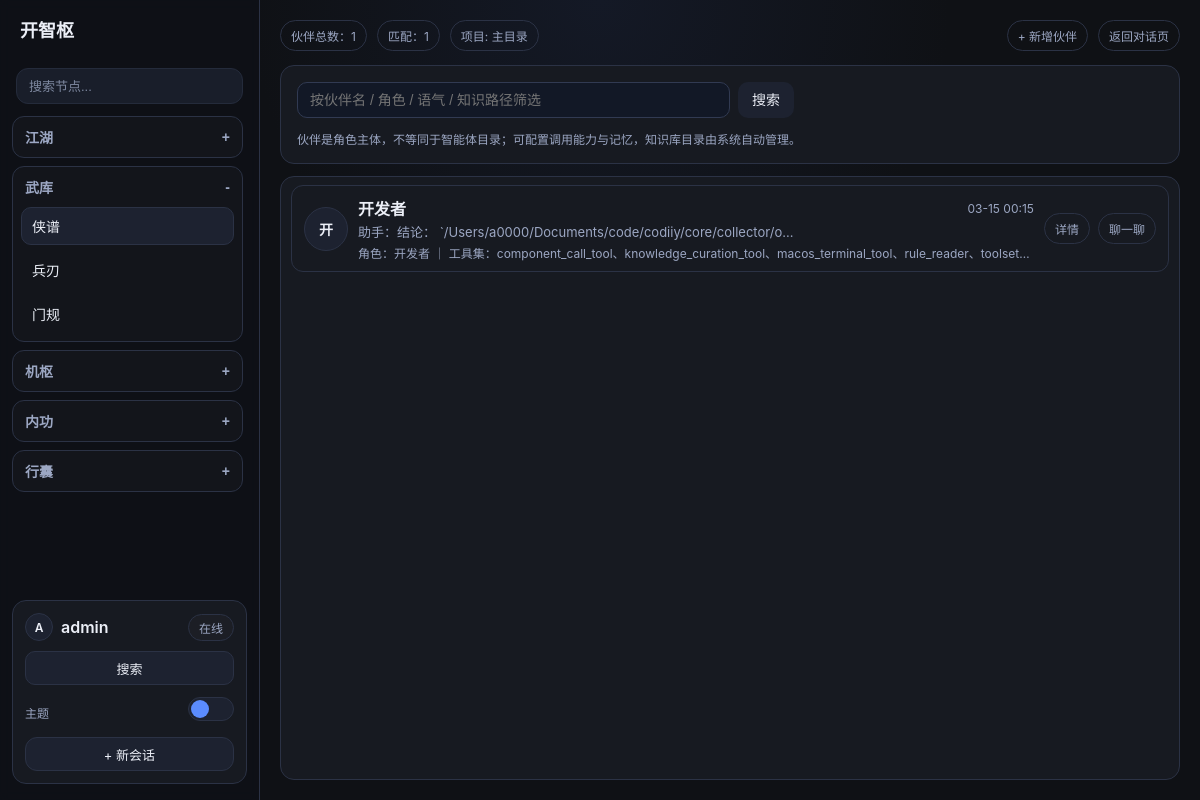
The app's page /companions/ (signed in), older data.
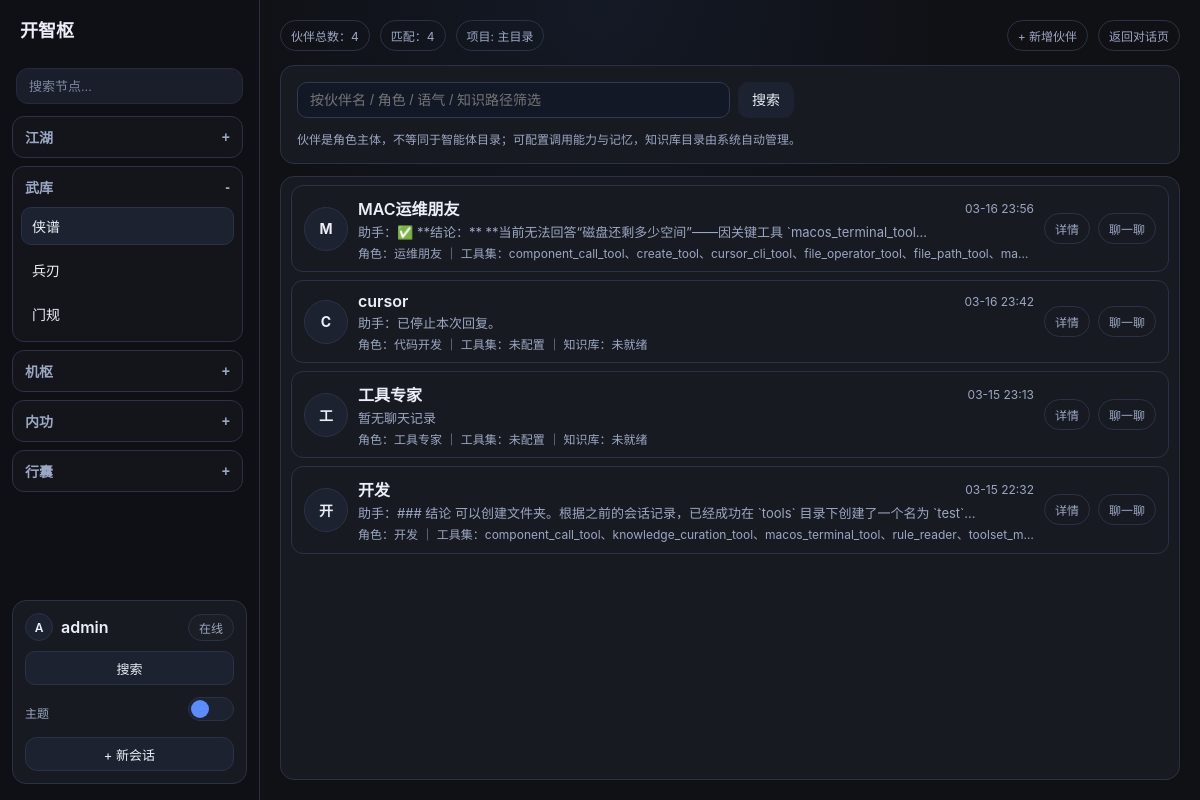
The same page, newer data.
### collector/models.py (models this page shows, shortened)
class Project(models.Model):
    name = models.CharField(max_length=100, verbose_name="项目名称")
    path = models.CharField(max_length=500, verbose_name="项目路径", help_text="项目根目录路径，需求文档将保存到该目录下的 doc/01-or 文件夹")
    description = models.TextField(blank=True, verbose_name="项目描述")
    is_default = models.BooleanField(default=False, verbose_name="是否默认项目")
    llm_model = models.ForeignKey(
        LLMModel,
        on_delete=models.SET_NULL,
        null=True,
        blank=True,
        verbose_name="默认大模型",
        help_text="项目默认使用的大语言模型，不设置则使用系统默认模型"
    )
    created_by = models.ForeignKey(
        settings.AUTH_USER_MODEL,
        on_delete=models.CASCADE,
        related_name="projects",
        verbose_name="创建人",
    )
    created_at = models.DateTimeField(auto_now_add=True, verbose_name="创建时间")
    updated_at = models.DateTimeField(auto_now=True, verbose_name="更新时间")
    class Meta:
        ordering = ["-is_default", "-updated_at"]
        verbose_name = "项目"
        verbose_name_plural = "项目"

class CompanionProfile(models.Model):
    LLM_ROUTING_MANUAL = "manual"
    LLM_ROUTING_AUTO = "auto"
    LLM_ROUTING_CHOICES = [
        (LLM_ROUTING_MANUAL, "手动模式"),
        (LLM_ROUTING_AUTO, "自动模式"),
    ]
    LLM_SOURCE_API = "api"
    LLM_SOURCE_LOCAL = "local"
    LLM_SOURCE_CHOICES = [
        (LLM_SOURCE_API, "大模型 API"),
        (LLM_SOURCE_LOCAL, "本地模型"),
    ]
    name = models.CharField(max_length=80, verbose_name="伙伴标识")
    display_name = models.CharField(max_length=120, blank=True, verbose_name="展示名称")
    role_title = models.CharField(max_length=120, blank=True, verbose_name="角色名称")
    persona = models.TextField(blank=True, verbose_name="角色描述")
    tone = models.CharField(max_length=120, blank=True, verbose_name="回复语气")
    memory_notes = models.TextField(blank=True, verbose_name="记忆摘要")
    llm_routing_mode = models.CharField(
        max_length=20,
        choices=LLM_ROUTING_CHOICES,
        default=LLM_ROUTING_MANUAL,
        verbose_name="模型路由模式",
    )
    llm_source_type = models.CharField(
        max_length=20,
        choices=LLM_SOURCE_CHOICES,
        default=LLM_SOURCE_API,
        verbose_name="模型来源",
    )
    llm_api_config = models.ForeignKey(
        LLMApiConfig,
        on_delete=models.SET_NULL,
        related_name="companion_profiles",
        null=True,
        blank=True,
        verbose_name="API 模型配置",
    )
    local_llm_config = models.ForeignKey(
        LocalLLMConfig,
        on_delete=models.SET_NULL,
        related_name="companion_profiles",
        null=True,
        blank=True,
        verbose_name="本地模型配置",
    )
    default_model_name = models.CharField(max_length=120, blank=True, verbose_name="默认使用模型")
    backup_model_tokens = models.JSONField(default=list, blank=True, verbose_name="备用模型列表")
    allowed_agent_modules_text = models.CharField(
        max_length=200,
        blank=True,
        verbose_name="可调用智能体模块",
        help_text="逗号分隔，如 mindforge,skills",
    )
    allowed_control_modules_text = models.CharField(
        max_length=200,
        blank=True,
        verbose_name="可调用组件模块",
        help_text="逗号分隔，如 observe,handle",
    )
    allowed_toolsets_text = models.CharField(
        max_length=300,
        blank=True,
        verbose_name="可调用工具集",
        help_text="逗号分隔，如 component_call_tool,knowledge_curation_tool",
    )
    allowed_control_components_text = models.TextField(
        blank=True,
        verbose_name="可调用组件",
        help_text="逗号分隔 component_key，如 handle.file_reader_component",
    )
    allowed_control_functions_text = models.TextField(
        blank=True,
        verbose_name="可调用组件 API",
        help_text="逗号分隔函数路径，如 component.observe.understand_current_screen",
    )
    adapter_type = models.CharField(
        max_length=40,
        blank=True,
        default="",
        verbose_name="adapter 类型",
        help_text="外部 agent adapter 类型标识，如 process、http；空值表示不使用 adapter",
    )
    adapter_config = models.JSONField(
        default=dict,
        blank=True,
        verbose_name="adapter 配置",
        help_text="adapter 专属配置参数，JSON 格式",
    )
    knowledge_path = models.CharField(
        max_length=300,
        blank=True,
        verbose_name="知识库路径",
        help_text="相对项目根目录，如 data/companions/er-gou/knowledge",
    )
    is_active = models.BooleanField(default=True, verbose_name="是否启用")
    project = models.ForeignKey(
        Project,
        on_delete=models.CASCADE,
        related_name="companions",
        verbose_name="所属项目",
        null=True,
        blank=True,
    )
    created_by = models.ForeignKey(
        settings.AUTH_USER_MODEL,
        on_delete=models.CASCADE,
        related_name="companions",
        verbose_name="创建人",
    )
    created_at = models.DateTimeField(auto_now_add=True, verbose_name="创建时间")
    updated_at = models.DateTimeField(auto_now=True, verbose_name="更新时间")
    class Meta:
        verbose_name = "伙伴配置"
        verbose_name_plural = "伙伴配置"
        ordering = ["-updated_at", "name"]
        constraints = [
            models.UniqueConstraint(fields=["created_by", "project", "name"], name="uniq_user_project_companion"),
        ]
    def get_allowed_agent_modules(self):
        return [item for item in self.allowed_agent_modules_text.split(",") if item]
    def get_allowed_control_modules(self):
        return [item for item in self.allowed_control_modules_text.split(",") if item]
    def get_allowed_toolsets(self):
        return [item for item in self.allowed_toolsets_text.split(",") if item]
    def get_allowed_control_components(self):
        return [item for item in self.allowed_control_components_text.split(",") if item]
    def get_allowed_control_functions(self):
        return [item for item in self.allowed_control_functions_text.split(",") if item]

class RequirementMessage(models.Model):
    ROLE_USER = "user"
    ROLE_ASSISTANT = "assistant"
    ROLE_CHOICES = [
        (ROLE_USER, "用户"),
        (ROLE_ASSISTANT, "助手"),
    ]
    session = models.ForeignKey(
        RequirementSession,
        on_delete=models.CASCADE,
        related_name="messages",
        verbose_name="所属会话",
    )
    role = models.CharField(max_length=20, choices=ROLE_CHOICES, verbose_name="角色")
    content = models.TextField(verbose_name="消息内容")
    attachment = models.FileField(upload_to="chat_attachments/", blank=True, null=True, verbose_name="上传附件")
    created_at = models.DateTimeField(auto_now_add=True, verbose_name="创建时间")
    class Meta:
        ordering = ["created_at"]
        verbose_name = "需求消息"
        verbose_name_plural = "需求消息"

class RequirementSession(models.Model):
    PHASE_COLLECTING = "collecting"  # 第一阶段：收集需求
    PHASE_ORGANIZING = "organizing"  # 第二阶段：整理需求
    PHASE_COMPLETED = "completed"    # 已完成
    PHASE_CHOICES = [
        (PHASE_COLLECTING, "需求收集中"),
        (PHASE_ORGANIZING, "需求整理中"),
        (PHASE_COMPLETED, "已完成"),
    ]
    title = models.CharField(max_length=200, verbose_name="标题")
    content = models.TextField(verbose_name="原始需求内容")
    phase = models.CharField(
        max_length=20,
        choices=PHASE_CHOICES,
        default=PHASE_COLLECTING,
        verbose_name="会话阶段"
    )
    project = models.ForeignKey(
        Project,
        on_delete=models.CASCADE,
        related_name="sessions",
        verbose_name="所属项目",
        null=True,
        blank=True,
    )
    created_by = models.ForeignKey(
        settings.AUTH_USER_MODEL,
        on_delete=models.CASCADE,
        related_name="requirement_sessions",
        verbose_name="创建人",
    )
    created_at = models.DateTimeField(auto_now_add=True, verbose_name="创建时间")
    updated_at = models.DateTimeField(auto_now=True, verbose_name="更新时间")
    class Meta:
        ordering = ["-updated_at"]
        verbose_name = "需求会话"
        verbose_name_plural = "需求会话"

### collector/views.py (the view)
# urls.py: path("companions/", views.companion_list, name="companion_list"),
@login_required
def companion_list(request):
    keyword = request.GET.get("q", "").strip()
    context = _build_chat_context(request)
    current_project = context.get("current_project")
    companions = (
        CompanionProfile.objects.filter(created_by=request.user, project=current_project)
        .select_related("llm_api_config", "local_llm_config")
        .order_by("-updated_at", "name")
    )
    all_items = _build_companion_items(
        companions,
        current_project=current_project,
        keyword="",
        user=request.user,
        order_by_chat_time=True,
    )
    filtered_items = _build_companion_items(
        companions,
        current_project=current_project,
        keyword=keyword,
        user=request.user,
        order_by_chat_time=True,
    )
    context.update(
        {
            "current_nav": "companions",
            "companion_keyword": keyword,
            "companion_items": filtered_items,
            "companion_total": len(all_items),
            "companion_filtered": len(filtered_items),
            "companion_agent_module_map": ALLOWED_AGENT_MODULES,
            "companion_control_module_map": ALLOWED_CONTROL_MODULES,
        }
    )
    return render(request, "collector/companion_list.html", context)

### templates/collector/companion_list.html (shortened to what this page needs)
{% extends "base.html" %}
{% block content %}
<div class="app-shell app-shell-companion">
    <aside class="sidebar sidebar-menu">
        {% include "collector/partials/sidebar_menu.html" %}
    </aside>
    <main class="main-panel">
        <div class="top-actions">
            <div class="top-actions-left">
                <span class="chip">伙伴总数：{{ companion_total }}</span>
                <span class="chip">匹配：{{ companion_filtered }}</span>
                {% if current_project %}
                <span class="chip" title="{{ current_project.path }}">项目: {{ current_project.name }}</span>
                {% endif %}
            </div>
            <div class="top-actions-right">
                <a class="chip" href="{% url 'companion_create' %}">+ 新增伙伴</a>
                <a class="chip" href="{% url 'session_list' %}">返回对话页</a>
            </div>
        </div>
        <section class="panel">
            <div class="companion-toolbar">
                <form method="get" action="{% url 'companion_list' %}" class="companion-search-form">
                    <input type="text" name="q" value="{{ companion_keyword }}" placeholder="按伙伴名 / 角色 / 语气 / 知识路径筛选" class="companion-search-input">
                    <button type="submit" class="companion-toolbar-btn">搜索</button>
                </form>
            </div>
            <div class="meta">伙伴是角色主体，不等同于智能体目录；可配置调用能力与记忆，知识库目录由系统自动管理。</div>
        </section>
        <section class="conversation panel" style="margin-top: 12px;">
            {% if companion_items %}
            <div class="companion-chat-list">
                {% for item in companion_items %}
                <div class="companion-chat-item">
                    <span class="companion-chat-avatar">{{ item.avatar_text }}</span>
                    <div class="companion-chat-main">
                        <div class="companion-chat-header">
                            <span class="companion-chat-name">{{ item.display_name_or_name }}</span>
                            <span class="companion-chat-time">{% if item.last_chat_at %}{{ item.last_chat_at|date:"m-d H:i" }}{% else %}未聊天{% endif %}</span>
                        </div>
                        <div class="companion-chat-summary">{{ item.last_chat_summary }}</div>
                        <div class="companion-chat-submeta">
                            角色：{{ item.role_title|default:"未配置" }} ｜ 工具集：{{ item.toolsets_text }} ｜ 知识库：{% if item.knowledge_exists %}已关联（{{ item.knowledge_file_count }}）{% else %}未就绪{% endif %}
                        </div>
                    </div>
                    <div class="companion-chat-actions">
                        <a class="chip" href="{% url 'companion_edit' item.obj.id %}">详情</a>
                        <a class="chip" href="{% url 'companion_chat' item.obj.id %}" target="_blank" rel="noopener">聊一聊</a>
                    </div>
                </div>
                {% endfor %}
            </div>
            {% endif %}
        </section>
    </main>
</div>
{% endblock %}

### templates/base.html (shortened to what this page needs)
<!DOCTYPE html>
<html lang="zh-CN">
<head>
</head>
<body data-theme="{{ request.session.ui_theme|default:'dark' }}">
{% block content %}{% endblock %}
</body>
</html>

### templates/collector/partials/sidebar_menu.html (shortened to what this page needs)
<div class="brand" title="{{ menu_labels.system_name_hint }}">{{ menu_labels.system_name }}</div>
<div class="sidebar-search-shell">
    <input type="text" class="sidebar-search-input" placeholder="搜索节点..." aria-label="搜索节点（即将开放）" disabled>
</div>
<div class="menu-tree">
    <section class="menu-section is-open" data-menu-section>
        <button type="button" class="menu-section-toggle" data-menu-toggle>
            <span title="{{ menu_labels.chat_group_hint }}">{{ menu_labels.chat_group }}</span>
            <span class="menu-toggle-mark">-</span>
        </button>
    </section>
    <section class="menu-section {% if current_nav == 'agent_items' or current_nav == 'system_skills' or current_nav == 'system_rules' or current_nav == 'toolset_list' or current_nav == 'companions' %}is-open{% endif %}" data-menu-section>
        <button type="button" class="menu-section-toggle" data-menu-toggle>
            <span title="{{ menu_labels.agent_group_hint }}">{{ menu_labels.agent_group }}</span>
            <span class="menu-toggle-mark"></span>
        </button>
        <div class="menu-section-body">
            <a class="menu-item-link {% if current_nav == 'companions' and not current_companion_nav_id %}active{% endif %}" href="{% url 'companion_list' %}" title="{{ menu_labels.companion_management_hint }}">{{ menu_labels.companion_management }}</a>
            <a class="menu-item-link {% if current_nav == 'toolset_list' %}active{% endif %}" href="{% url 'toolset_list' %}" title="{{ menu_labels.toolset_hint }}">{{ menu_labels.toolset }}</a>
            <a class="menu-item-link {% if current_nav == 'system_rules' %}active{% endif %}" href="{% url 'system_rule_list' %}" title="{{ menu_labels.rules_hint }}">{{ menu_labels.rules }}</a>
        </div>
    </section>
    <section class="menu-section {% if control_active_module %}is-open{% endif %}" data-menu-section>
        <button type="button" class="menu-section-toggle" data-menu-toggle>
            <span title="{{ menu_labels.component_group_hint }}">{{ menu_labels.component_group }}</span>
            <span class="menu-toggle-mark">{% if control_active_module %}-{% else %}+{% endif %}</span>
        </button>
    </section>
    <section class="menu-section {% if current_nav == 'models_api' or current_nav == 'models_local' %}is-open{% endif %}" data-menu-section>
        <button type="button" class="menu-section-toggle" data-menu-toggle>
            <span>{{ menu_labels.model_group }}</span>
            <span class="menu-toggle-mark">{% if current_nav == 'models_api' or current_nav == 'models_local' %}-{% else %}+{% endif %}</span>
        </button>
    </section>
    <section class="menu-section {% if current_nav == 'settings_projects' or current_nav == 'settings_requirements' or current_nav == 'settings_profile' or current_nav == 'settings_admin' %}is-open{% endif %}" data-menu-section>
        <button type="button" class="menu-section-toggle" data-menu-toggle>
            <span>{{ menu_labels.settings_group }}</span>
            <span class="menu-toggle-mark">{% if current_nav == 'settings_projects' or current_nav == 'settings_requirements' or current_nav == 'settings_profile' or current_nav == 'settings_admin' %}-{% else %}+{% endif %}</span>
        </button>
    </section>
</div>
<div class="panel user-card">
    <div class="user-top-row">
        <a class="user-profile-link" href="{% url 'profile_settings' %}" title="进入个人设置">
            <span class="user-avatar" aria-hidden="true">{{ request.user.username|first|upper }}</span>
            <span class="user-name">{{ request.user.username }}</span>
        </a>
        <span class="user-status-chip">在线</span>
    </div>
    <a class="sidebar-search-btn {% if current_nav == 'capability_search' %}active{% endif %}" href="{% url 'capability_search' %}">搜索</a>
    <form action="{% url 'system_settings' %}" method="post" class="user-theme-form" style="margin-top: 12px;">
        <span class="meta" style="margin: 0;">主题</span>
        <label class="sidebar-theme-toggle" for="sidebarThemeToggle">
            <span class="sidebar-theme-slider"></span>
        </label>
    </form>
    <div class="sidebar-bottom-actions">
        <a class="sidebar-new-session-btn" href="{% url 'session_create' %}">+ 新会话</a>
    </div>
</div>

Row changes from the older to the newer data that the page shows:
no longer on this page (row unchanged): RequirementMessage: last_chat_at "03-15 00:15"
added RequirementMessage: last_chat_at "03-16 23:56"
added CompanionProfile: display_name_or_name "cursor", role_title "代码开发"
added RequirementMessage: last_chat_at "03-16 23:42"
added CompanionProfile: display_name_or_name "工具专家", role_title "工具专家"
added RequirementSession: last_chat_at "03-15 23:13"
added CompanionProfile: display_name_or_name "开发", role_title "开发"
added RequirementMessage: last_chat_at "03-15 22:32"
Text that changed along with them:
{{ companion_total }}: "1" → "4"
{{ companion_filtered }}: "1" → "4"
new list line: "M 助手：✅ **结论：** **当前无法回答“磁盘还剩多少空间”——因关键工具 `macos_terminal_tool... 角色： ｜ 工具集： component_call_tool、create_tool、cursor_cli_tool、file_operator_tool、file_path_tool、ma… 详情 聊一聊"
new list line: "MAC运维朋友 运维朋友"
new list line: "C 助手：已停止本次回复。 角色： ｜ 工具集： 未配置 ｜ 知识库： 未就绪 详情 聊一聊"
new list line: "工 暂无聊天记录 角色： ｜ 工具集： 未配置 ｜ 知识库： 未就绪 详情 聊一聊"
new list line: "开 助手：### 结论 可以创建文件夹。根据之前的会话记录，已经成功在 `tools` 目录下创建了一个名为 `test`... 角色： ｜ 工具集： component_call_tool、knowledge_curation_tool、macos_terminal_tool、rule_reader、toolset_m… 详情 聊一聊"
list line gone: "开 助手：结论： `/Users/a0000/Documents/code/codiiy/core/collector/o... 角色： ｜ 工具集： component_call_tool、knowledge_curation_tool、macos_terminal_tool、rule_reader、toolset… 详情 聊一聊"
list line gone: "开发者 开发者"
